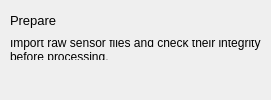
                     <widget class="QWidget" name="page_prepare">
                      <layout class="QVBoxLayout" name="layout_prepare">
                       <property name="spacing">
                        <number>10</number>
                       </property>
                       <property name="leftMargin">
                        <number>10</number>
                       </property>
                       <property name="topMargin">
                        <number>10</number>
                       </property>
                       <property name="rightMargin">
                        <number>10</number>
                       </property>
                       <property name="bottomMargin">
                        <number>10</number>
                       </property>
                       <item>
                        <widget class="QLabel" name="title_prepare">
                         <property name="maximumSize">
                          <size>
                           <width>16777215</width>
                           <height>30</height>
                          </size>
                         </property>
                         <property name="font">
                          <font>
                           <family>Segoe UI</family>
                           <pointsize>10</pointsize>
                           <weight>50</weight>
                           <italic>false</italic>
                           <bold>false</bold>
                          </font>
                         </property>
                         <property name="text">
                          <string>Prepare</string>
                         </property>
                        </widget>
                       </item>
                       <item>
                        <widget class="QLabel" name="subtitle_prepare">
                         <property name="maximumSize">
                          <size>
                           <width>16777215</width>
                           <height>20</height>
                          </size>
                         </property>
                         <property name="text">
                          <string>Import raw sensor files and check their integrity before processing.</string>
                         </property>
                         <property name="wordWrap">
                          <bool>true</bool>
                         </property>
                        </widget>
                       </item>
                       <item>
                        <widget class="QFrame" name="content_prepare">
                         <property name="frameShape">
                          <enum>QFrame::NoFrame</enum>
                         </property>
                         <property name="frameShadow">
                          <enum>QFrame::Raised</enum>
                         </property>
                        </widget>
                       </item>
                      </layout>
                     </widget>
